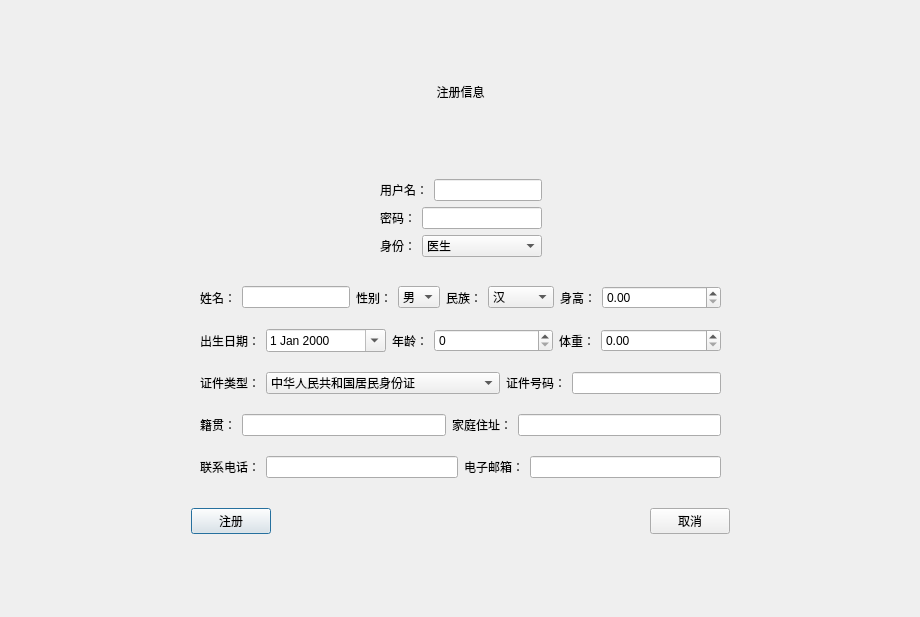
<?xml version="1.0" encoding="UTF-8"?>
<ui version="4.0">
 <class>RegisterView</class>
 <widget class="QDialog" name="RegisterView">
  <property name="geometry">
   <rect>
    <x>0</x>
    <y>0</y>
    <width>920</width>
    <height>617</height>
   </rect>
  </property>
  <property name="windowTitle">
   <string>社区医疗管理系统</string>
  </property>
  <layout class="QGridLayout" name="gridLayout_4">
   <item row="0" column="1">
    <spacer name="verticalSpacer_2">
     <property name="orientation">
      <enum>Qt::Orientation::Vertical</enum>
     </property>
     <property name="sizeHint" stdset="0">
      <size>
       <width>20</width>
       <height>36</height>
      </size>
     </property>
    </spacer>
   </item>
   <item row="1" column="1">
    <widget class="QLabel" name="label_39">
     <property name="text">
      <string>注册信息</string>
     </property>
     <property name="alignment">
      <set>Qt::AlignmentFlag::AlignCenter</set>
     </property>
    </widget>
   </item>
   <item row="2" column="1">
    <spacer name="verticalSpacer">
     <property name="orientation">
      <enum>Qt::Orientation::Vertical</enum>
     </property>
     <property name="sizeHint" stdset="0">
      <size>
       <width>20</width>
       <height>35</height>
      </size>
     </property>
    </spacer>
   </item>
   <item row="3" column="0">
    <spacer name="horizontalSpacer_8">
     <property name="orientation">
      <enum>Qt::Orientation::Horizontal</enum>
     </property>
     <property name="sizeHint" stdset="0">
      <size>
       <width>101</width>
       <height>20</height>
      </size>
     </property>
    </spacer>
   </item>
   <item row="3" column="1">
    <layout class="QGridLayout" name="gridLayout_3">
     <item row="0" column="0">
      <layout class="QHBoxLayout" name="horizontalLayout_13">
       <item>
        <spacer name="horizontalSpacer_2">
         <property name="orientation">
          <enum>Qt::Orientation::Horizontal</enum>
         </property>
         <property name="sizeHint" stdset="0">
          <size>
           <width>40</width>
           <height>20</height>
          </size>
         </property>
        </spacer>
       </item>
       <item>
        <layout class="QVBoxLayout" name="verticalLayout">
         <item>
          <layout class="QHBoxLayout" name="horizontalLayout">
           <item>
            <widget class="QLabel" name="label">
             <property name="sizePolicy">
              <sizepolicy hsizetype="Fixed" vsizetype="Preferred">
               <horstretch>0</horstretch>
               <verstretch>0</verstretch>
              </sizepolicy>
             </property>
             <property name="text">
              <string>用户名：</string>
             </property>
            </widget>
           </item>
           <item>
            <widget class="QLineEdit" name="UserName">
             <property name="sizePolicy">
              <sizepolicy hsizetype="Preferred" vsizetype="Fixed">
               <horstretch>0</horstretch>
               <verstretch>0</verstretch>
              </sizepolicy>
             </property>
            </widget>
           </item>
          </layout>
         </item>
         <item>
          <layout class="QHBoxLayout" name="horizontalLayout_2">
           <item>
            <widget class="QLabel" name="label_2">
             <property name="sizePolicy">
              <sizepolicy hsizetype="Fixed" vsizetype="Preferred">
               <horstretch>0</horstretch>
               <verstretch>0</verstretch>
              </sizepolicy>
             </property>
             <property name="text">
              <string>密码：</string>
             </property>
            </widget>
           </item>
           <item>
            <widget class="QLineEdit" name="Password">
             <property name="sizePolicy">
              <sizepolicy hsizetype="Preferred" vsizetype="Fixed">
               <horstretch>0</horstretch>
               <verstretch>0</verstretch>
              </sizepolicy>
             </property>
            </widget>
           </item>
          </layout>
         </item>
         <item>
          <layout class="QHBoxLayout" name="horizontalLayout_3">
           <item>
            <widget class="QLabel" name="label_3">
             <property name="sizePolicy">
              <sizepolicy hsizetype="Fixed" vsizetype="Preferred">
               <horstretch>0</horstretch>
               <verstretch>0</verstretch>
              </sizepolicy>
             </property>
             <property name="text">
              <string>身份：</string>
             </property>
            </widget>
           </item>
           <item>
            <widget class="QComboBox" name="DoctorOrPatient">
             <item>
              <property name="text">
               <string>医生</string>
              </property>
             </item>
             <item>
              <property name="text">
               <string>患者</string>
              </property>
             </item>
            </widget>
           </item>
          </layout>
         </item>
        </layout>
       </item>
       <item>
        <spacer name="horizontalSpacer_3">
         <property name="orientation">
          <enum>Qt::Orientation::Horizontal</enum>
         </property>
         <property name="sizeHint" stdset="0">
          <size>
           <width>40</width>
           <height>20</height>
          </size>
         </property>
        </spacer>
       </item>
      </layout>
     </item>
     <item row="1" column="0">
      <widget class="QStackedWidget" name="stackedWidget">
       <property name="currentIndex">
        <number>1</number>
       </property>
       <widget class="QWidget" name="DoctorWidget">
        <layout class="QGridLayout" name="gridLayout">
         <item row="6" column="0">
          <layout class="QHBoxLayout" name="horizontalLayout_14">
           <item>
            <widget class="QLabel" name="label_10">
             <property name="text">
              <string>联系电话：</string>
             </property>
            </widget>
           </item>
           <item>
            <widget class="QLineEdit" name="Phone"/>
           </item>
           <item>
            <widget class="QLabel" name="label_16">
             <property name="text">
              <string>电子邮箱：</string>
             </property>
            </widget>
           </item>
           <item>
            <widget class="QLineEdit" name="Email"/>
           </item>
          </layout>
         </item>
         <item row="1" column="0">
          <layout class="QHBoxLayout" name="horizontalLayout_9">
           <item>
            <widget class="QLabel" name="label_6">
             <property name="sizePolicy">
              <sizepolicy hsizetype="Fixed" vsizetype="Preferred">
               <horstretch>0</horstretch>
               <verstretch>0</verstretch>
              </sizepolicy>
             </property>
             <property name="text">
              <string>出生日期：</string>
             </property>
            </widget>
           </item>
           <item>
            <widget class="QDateEdit" name="Born">
             <property name="sizePolicy">
              <sizepolicy hsizetype="Preferred" vsizetype="Fixed">
               <horstretch>0</horstretch>
               <verstretch>0</verstretch>
              </sizepolicy>
             </property>
             <property name="calendarPopup">
              <bool>true</bool>
             </property>
            </widget>
           </item>
           <item>
            <widget class="QLabel" name="label_7">
             <property name="sizePolicy">
              <sizepolicy hsizetype="Fixed" vsizetype="Preferred">
               <horstretch>0</horstretch>
               <verstretch>0</verstretch>
              </sizepolicy>
             </property>
             <property name="text">
              <string>年龄：</string>
             </property>
            </widget>
           </item>
           <item>
            <widget class="QSpinBox" name="Age">
             <property name="sizePolicy">
              <sizepolicy hsizetype="Minimum" vsizetype="Fixed">
               <horstretch>0</horstretch>
               <verstretch>0</verstretch>
              </sizepolicy>
             </property>
            </widget>
           </item>
           <item>
            <widget class="QLabel" name="label_8">
             <property name="sizePolicy">
              <sizepolicy hsizetype="Fixed" vsizetype="Preferred">
               <horstretch>0</horstretch>
               <verstretch>0</verstretch>
              </sizepolicy>
             </property>
             <property name="text">
              <string>身高：</string>
             </property>
            </widget>
           </item>
           <item>
            <widget class="QDoubleSpinBox" name="Height"/>
           </item>
          </layout>
         </item>
         <item row="0" column="0">
          <layout class="QHBoxLayout" name="horizontalLayout_8">
           <item>
            <widget class="QLabel" name="label_4">
             <property name="sizePolicy">
              <sizepolicy hsizetype="Fixed" vsizetype="Preferred">
               <horstretch>0</horstretch>
               <verstretch>0</verstretch>
              </sizepolicy>
             </property>
             <property name="text">
              <string>姓名：</string>
             </property>
            </widget>
           </item>
           <item>
            <widget class="QLineEdit" name="DoctorName">
             <property name="sizePolicy">
              <sizepolicy hsizetype="Fixed" vsizetype="Fixed">
               <horstretch>0</horstretch>
               <verstretch>0</verstretch>
              </sizepolicy>
             </property>
             <property name="maximumSize">
              <size>
               <width>16777215</width>
               <height>16777215</height>
              </size>
             </property>
            </widget>
           </item>
           <item>
            <widget class="QLabel" name="label_5">
             <property name="sizePolicy">
              <sizepolicy hsizetype="Fixed" vsizetype="Preferred">
               <horstretch>0</horstretch>
               <verstretch>0</verstretch>
              </sizepolicy>
             </property>
             <property name="text">
              <string>性别：</string>
             </property>
            </widget>
           </item>
           <item>
            <widget class="QComboBox" name="Sex">
             <property name="sizePolicy">
              <sizepolicy hsizetype="Minimum" vsizetype="Fixed">
               <horstretch>0</horstretch>
               <verstretch>0</verstretch>
              </sizepolicy>
             </property>
             <item>
              <property name="text">
               <string>男</string>
              </property>
             </item>
             <item>
              <property name="text">
               <string>女</string>
              </property>
             </item>
            </widget>
           </item>
           <item>
            <widget class="QLabel" name="label_25">
             <property name="sizePolicy">
              <sizepolicy hsizetype="Fixed" vsizetype="Preferred">
               <horstretch>0</horstretch>
               <verstretch>0</verstretch>
              </sizepolicy>
             </property>
             <property name="text">
              <string>民族：</string>
             </property>
            </widget>
           </item>
           <item>
            <widget class="QComboBox" name="Ration">
             <property name="sizePolicy">
              <sizepolicy hsizetype="Minimum" vsizetype="Fixed">
               <horstretch>0</horstretch>
               <verstretch>0</verstretch>
              </sizepolicy>
             </property>
             <item>
              <property name="text">
               <string>汉</string>
              </property>
             </item>
             <item>
              <property name="text">
               <string>壮</string>
              </property>
             </item>
             <item>
              <property name="text">
               <string>维吾尔</string>
              </property>
             </item>
             <item>
              <property name="text">
               <string>回</string>
              </property>
             </item>
             <item>
              <property name="text">
               <string>苗</string>
              </property>
             </item>
             <item>
              <property name="text">
               <string>满</string>
              </property>
             </item>
             <item>
              <property name="text">
               <string>彝</string>
              </property>
             </item>
             <item>
              <property name="text">
               <string>土家族</string>
              </property>
             </item>
             <item>
              <property name="text">
               <string>藏族</string>
              </property>
             </item>
             <item>
              <property name="text">
               <string>蒙古族</string>
              </property>
             </item>
            </widget>
           </item>
           <item>
            <widget class="QLabel" name="label_17">
             <property name="sizePolicy">
              <sizepolicy hsizetype="Fixed" vsizetype="Preferred">
               <horstretch>0</horstretch>
               <verstretch>0</verstretch>
              </sizepolicy>
             </property>
             <property name="text">
              <string>入职时间：</string>
             </property>
            </widget>
           </item>
           <item>
            <widget class="QDateEdit" name="EntryTime">
             <property name="sizePolicy">
              <sizepolicy hsizetype="Expanding" vsizetype="Fixed">
               <horstretch>0</horstretch>
               <verstretch>0</verstretch>
              </sizepolicy>
             </property>
             <property name="maximumSize">
              <size>
               <width>16777215</width>
               <height>16777215</height>
              </size>
             </property>
             <property name="calendarPopup">
              <bool>true</bool>
             </property>
            </widget>
           </item>
          </layout>
         </item>
         <item row="4" column="0">
          <layout class="QHBoxLayout" name="horizontalLayout_6">
           <item>
            <widget class="QLabel" name="label_14">
             <property name="text">
              <string>证件类型：</string>
             </property>
            </widget>
           </item>
           <item>
            <widget class="QComboBox" name="CertificateType">
             <item>
              <property name="text">
               <string>中华人民共和国居民身份证</string>
              </property>
             </item>
             <item>
              <property name="text">
               <string>台湾居民来往大陆通行证</string>
              </property>
             </item>
             <item>
              <property name="text">
               <string>港澳居民来往内地通行证</string>
              </property>
             </item>
             <item>
              <property name="text">
               <string>护照</string>
              </property>
             </item>
             <item>
              <property name="text">
               <string>香港身份证</string>
              </property>
             </item>
             <item>
              <property name="text">
               <string>澳门身份证</string>
              </property>
             </item>
             <item>
              <property name="text">
               <string>中华人民共和国外国人永久居留身份证</string>
              </property>
             </item>
             <item>
              <property name="text">
               <string>港澳居民居住证</string>
              </property>
             </item>
             <item>
              <property name="text">
               <string>台湾居民居住证</string>
              </property>
             </item>
            </widget>
           </item>
           <item>
            <widget class="QLabel" name="label_15">
             <property name="text">
              <string>证件号码：</string>
             </property>
            </widget>
           </item>
           <item>
            <widget class="QLineEdit" name="CertificateNumber"/>
           </item>
          </layout>
         </item>
         <item row="7" column="0">
          <layout class="QHBoxLayout" name="horizontalLayout_15">
           <item>
            <widget class="QLabel" name="label_12">
             <property name="text">
              <string>执业证书号：</string>
             </property>
            </widget>
           </item>
           <item>
            <widget class="QLineEdit" name="PractiseCertificate"/>
           </item>
          </layout>
         </item>
         <item row="2" column="0">
          <layout class="QHBoxLayout" name="horizontalLayout_7">
           <item>
            <widget class="QLabel" name="label_22">
             <property name="sizePolicy">
              <sizepolicy hsizetype="Fixed" vsizetype="Preferred">
               <horstretch>0</horstretch>
               <verstretch>0</verstretch>
              </sizepolicy>
             </property>
             <property name="text">
              <string>学历：</string>
             </property>
            </widget>
           </item>
           <item>
            <widget class="QComboBox" name="EducationBackground">
             <item>
              <property name="text">
               <string>本科</string>
              </property>
             </item>
             <item>
              <property name="text">
               <string>硕士</string>
              </property>
             </item>
             <item>
              <property name="text">
               <string>博士</string>
              </property>
             </item>
            </widget>
           </item>
           <item>
            <widget class="QLabel" name="label_23">
             <property name="sizePolicy">
              <sizepolicy hsizetype="Fixed" vsizetype="Preferred">
               <horstretch>0</horstretch>
               <verstretch>0</verstretch>
              </sizepolicy>
             </property>
             <property name="text">
              <string>婚姻状况：</string>
             </property>
            </widget>
           </item>
           <item>
            <widget class="QComboBox" name="MaritalStatus">
             <item>
              <property name="text">
               <string>未婚</string>
              </property>
             </item>
             <item>
              <property name="text">
               <string>已婚</string>
              </property>
             </item>
             <item>
              <property name="text">
               <string>离婚</string>
              </property>
             </item>
             <item>
              <property name="text">
               <string>丧偶</string>
              </property>
             </item>
            </widget>
           </item>
           <item>
            <widget class="QLabel" name="label_9">
             <property name="sizePolicy">
              <sizepolicy hsizetype="Fixed" vsizetype="Preferred">
               <horstretch>0</horstretch>
               <verstretch>0</verstretch>
              </sizepolicy>
             </property>
             <property name="text">
              <string>体重：</string>
             </property>
            </widget>
           </item>
           <item>
            <widget class="QDoubleSpinBox" name="Weight"/>
           </item>
          </layout>
         </item>
         <item row="5" column="0">
          <layout class="QHBoxLayout" name="horizontalLayout_12">
           <item>
            <widget class="QLabel" name="label_20">
             <property name="text">
              <string>籍贯：</string>
             </property>
            </widget>
           </item>
           <item>
            <widget class="QLineEdit" name="NativePlace"/>
           </item>
           <item>
            <widget class="QLabel" name="label_11">
             <property name="text">
              <string>家庭住址：</string>
             </property>
            </widget>
           </item>
           <item>
            <widget class="QLineEdit" name="Place"/>
           </item>
          </layout>
         </item>
         <item row="3" column="0">
          <layout class="QHBoxLayout" name="horizontalLayout_5">
           <item>
            <widget class="QLabel" name="label_13">
             <property name="sizePolicy">
              <sizepolicy hsizetype="Fixed" vsizetype="Preferred">
               <horstretch>0</horstretch>
               <verstretch>0</verstretch>
              </sizepolicy>
             </property>
             <property name="text">
              <string>工号：</string>
             </property>
            </widget>
           </item>
           <item>
            <widget class="QLineEdit" name="JobId">
             <property name="sizePolicy">
              <sizepolicy hsizetype="Fixed" vsizetype="Fixed">
               <horstretch>0</horstretch>
               <verstretch>0</verstretch>
              </sizepolicy>
             </property>
            </widget>
           </item>
           <item>
            <widget class="QLabel" name="label_24">
             <property name="sizePolicy">
              <sizepolicy hsizetype="Fixed" vsizetype="Preferred">
               <horstretch>0</horstretch>
               <verstretch>0</verstretch>
              </sizepolicy>
             </property>
             <property name="text">
              <string>所在部门：</string>
             </property>
            </widget>
           </item>
           <item>
            <widget class="QComboBox" name="Department">
             <item>
              <property name="text">
               <string>全科诊室</string>
              </property>
             </item>
             <item>
              <property name="text">
               <string>治疗室</string>
              </property>
             </item>
             <item>
              <property name="text">
               <string>处置室</string>
              </property>
             </item>
             <item>
              <property name="text">
               <string>预防保健室</string>
              </property>
             </item>
             <item>
              <property name="text">
               <string>健康信息管理室</string>
              </property>
             </item>
            </widget>
           </item>
           <item>
            <widget class="QLabel" name="label_21">
             <property name="sizePolicy">
              <sizepolicy hsizetype="Fixed" vsizetype="Preferred">
               <horstretch>0</horstretch>
               <verstretch>0</verstretch>
              </sizepolicy>
             </property>
             <property name="text">
              <string>职务：</string>
             </property>
            </widget>
           </item>
           <item>
            <widget class="QComboBox" name="JobIdentity">
             <item>
              <property name="text">
               <string>医士</string>
              </property>
             </item>
             <item>
              <property name="text">
               <string>住院医师</string>
              </property>
             </item>
             <item>
              <property name="text">
               <string>主治医师</string>
              </property>
             </item>
             <item>
              <property name="text">
               <string>副主任医师</string>
              </property>
             </item>
             <item>
              <property name="text">
               <string>主任医师</string>
              </property>
             </item>
            </widget>
           </item>
          </layout>
         </item>
        </layout>
       </widget>
       <widget class="QWidget" name="PatientWidget">
        <layout class="QGridLayout" name="gridLayout_2">
         <item row="0" column="0">
          <layout class="QHBoxLayout" name="horizontalLayout_10">
           <item>
            <widget class="QLabel" name="label_18">
             <property name="sizePolicy">
              <sizepolicy hsizetype="Fixed" vsizetype="Preferred">
               <horstretch>0</horstretch>
               <verstretch>0</verstretch>
              </sizepolicy>
             </property>
             <property name="text">
              <string>姓名：</string>
             </property>
            </widget>
           </item>
           <item>
            <widget class="QLineEdit" name="PatientName">
             <property name="sizePolicy">
              <sizepolicy hsizetype="Minimum" vsizetype="Fixed">
               <horstretch>0</horstretch>
               <verstretch>0</verstretch>
              </sizepolicy>
             </property>
            </widget>
           </item>
           <item>
            <widget class="QLabel" name="label_19">
             <property name="sizePolicy">
              <sizepolicy hsizetype="Fixed" vsizetype="Preferred">
               <horstretch>0</horstretch>
               <verstretch>0</verstretch>
              </sizepolicy>
             </property>
             <property name="text">
              <string>性别：</string>
             </property>
            </widget>
           </item>
           <item>
            <widget class="QComboBox" name="Sex_2">
             <item>
              <property name="text">
               <string>男</string>
              </property>
             </item>
             <item>
              <property name="text">
               <string>女</string>
              </property>
             </item>
            </widget>
           </item>
           <item>
            <widget class="QLabel" name="label_26">
             <property name="sizePolicy">
              <sizepolicy hsizetype="Fixed" vsizetype="Preferred">
               <horstretch>0</horstretch>
               <verstretch>0</verstretch>
              </sizepolicy>
             </property>
             <property name="text">
              <string>民族：</string>
             </property>
            </widget>
           </item>
           <item>
            <widget class="QComboBox" name="Ration_2">
             <property name="sizePolicy">
              <sizepolicy hsizetype="Minimum" vsizetype="Fixed">
               <horstretch>0</horstretch>
               <verstretch>0</verstretch>
              </sizepolicy>
             </property>
             <item>
              <property name="text">
               <string>汉</string>
              </property>
             </item>
             <item>
              <property name="text">
               <string>壮</string>
              </property>
             </item>
             <item>
              <property name="text">
               <string>维吾尔</string>
              </property>
             </item>
             <item>
              <property name="text">
               <string>回</string>
              </property>
             </item>
             <item>
              <property name="text">
               <string>苗</string>
              </property>
             </item>
             <item>
              <property name="text">
               <string>满</string>
              </property>
             </item>
             <item>
              <property name="text">
               <string>彝</string>
              </property>
             </item>
             <item>
              <property name="text">
               <string>土家</string>
              </property>
             </item>
             <item>
              <property name="text">
               <string>藏</string>
              </property>
             </item>
             <item>
              <property name="text">
               <string>蒙古</string>
              </property>
             </item>
            </widget>
           </item>
           <item>
            <widget class="QLabel" name="label_27">
             <property name="sizePolicy">
              <sizepolicy hsizetype="Fixed" vsizetype="Preferred">
               <horstretch>0</horstretch>
               <verstretch>0</verstretch>
              </sizepolicy>
             </property>
             <property name="text">
              <string>身高：</string>
             </property>
            </widget>
           </item>
           <item>
            <widget class="QDoubleSpinBox" name="Height_2">
             <property name="sizePolicy">
              <sizepolicy hsizetype="Expanding" vsizetype="Fixed">
               <horstretch>0</horstretch>
               <verstretch>0</verstretch>
              </sizepolicy>
             </property>
            </widget>
           </item>
          </layout>
         </item>
         <item row="2" column="0">
          <layout class="QHBoxLayout" name="horizontalLayout_16">
           <item>
            <widget class="QLabel" name="label_31">
             <property name="sizePolicy">
              <sizepolicy hsizetype="Fixed" vsizetype="Preferred">
               <horstretch>0</horstretch>
               <verstretch>0</verstretch>
              </sizepolicy>
             </property>
             <property name="text">
              <string>证件类型：</string>
             </property>
            </widget>
           </item>
           <item>
            <widget class="QComboBox" name="CertificateType_2">
             <property name="sizePolicy">
              <sizepolicy hsizetype="Fixed" vsizetype="Fixed">
               <horstretch>0</horstretch>
               <verstretch>0</verstretch>
              </sizepolicy>
             </property>
             <item>
              <property name="text">
               <string>中华人民共和国居民身份证</string>
              </property>
             </item>
             <item>
              <property name="text">
               <string>台湾居民来往大陆通行证</string>
              </property>
             </item>
             <item>
              <property name="text">
               <string>港澳居民来往内地通行证</string>
              </property>
             </item>
             <item>
              <property name="text">
               <string>护照</string>
              </property>
             </item>
             <item>
              <property name="text">
               <string>香港身份证</string>
              </property>
             </item>
             <item>
              <property name="text">
               <string>澳门身份证</string>
              </property>
             </item>
             <item>
              <property name="text">
               <string>中华人民共和国外国人永久居留身份证</string>
              </property>
             </item>
             <item>
              <property name="text">
               <string>港澳居民居住证</string>
              </property>
             </item>
             <item>
              <property name="text">
               <string>台湾居民居住证</string>
              </property>
             </item>
            </widget>
           </item>
           <item>
            <widget class="QLabel" name="label_32">
             <property name="sizePolicy">
              <sizepolicy hsizetype="Fixed" vsizetype="Preferred">
               <horstretch>0</horstretch>
               <verstretch>0</verstretch>
              </sizepolicy>
             </property>
             <property name="text">
              <string>证件号码：</string>
             </property>
            </widget>
           </item>
           <item>
            <widget class="QLineEdit" name="CertificateNumber_2"/>
           </item>
          </layout>
         </item>
         <item row="4" column="0">
          <layout class="QHBoxLayout" name="horizontalLayout_18">
           <item>
            <widget class="QLabel" name="label_35">
             <property name="text">
              <string>联系电话：</string>
             </property>
            </widget>
           </item>
           <item>
            <widget class="QLineEdit" name="Phone_2"/>
           </item>
           <item>
            <widget class="QLabel" name="label_36">
             <property name="text">
              <string>电子邮箱：</string>
             </property>
            </widget>
           </item>
           <item>
            <widget class="QLineEdit" name="Email_2"/>
           </item>
          </layout>
         </item>
         <item row="1" column="0">
          <layout class="QHBoxLayout" name="horizontalLayout_11">
           <item>
            <widget class="QLabel" name="label_28">
             <property name="sizePolicy">
              <sizepolicy hsizetype="Fixed" vsizetype="Preferred">
               <horstretch>0</horstretch>
               <verstretch>0</verstretch>
              </sizepolicy>
             </property>
             <property name="text">
              <string>出生日期：</string>
             </property>
            </widget>
           </item>
           <item>
            <widget class="QDateEdit" name="Born_2">
             <property name="sizePolicy">
              <sizepolicy hsizetype="Preferred" vsizetype="Fixed">
               <horstretch>0</horstretch>
               <verstretch>0</verstretch>
              </sizepolicy>
             </property>
             <property name="calendarPopup">
              <bool>true</bool>
             </property>
            </widget>
           </item>
           <item>
            <widget class="QLabel" name="label_29">
             <property name="sizePolicy">
              <sizepolicy hsizetype="Fixed" vsizetype="Preferred">
               <horstretch>0</horstretch>
               <verstretch>0</verstretch>
              </sizepolicy>
             </property>
             <property name="text">
              <string>年龄：</string>
             </property>
            </widget>
           </item>
           <item>
            <widget class="QSpinBox" name="Age_2">
             <property name="sizePolicy">
              <sizepolicy hsizetype="Preferred" vsizetype="Fixed">
               <horstretch>0</horstretch>
               <verstretch>0</verstretch>
              </sizepolicy>
             </property>
            </widget>
           </item>
           <item>
            <widget class="QLabel" name="label_30">
             <property name="sizePolicy">
              <sizepolicy hsizetype="Fixed" vsizetype="Preferred">
               <horstretch>0</horstretch>
               <verstretch>0</verstretch>
              </sizepolicy>
             </property>
             <property name="text">
              <string>体重：</string>
             </property>
            </widget>
           </item>
           <item>
            <widget class="QDoubleSpinBox" name="Weight_2"/>
           </item>
          </layout>
         </item>
         <item row="3" column="0">
          <layout class="QHBoxLayout" name="horizontalLayout_17">
           <item>
            <widget class="QLabel" name="label_33">
             <property name="text">
              <string>籍贯：</string>
             </property>
            </widget>
           </item>
           <item>
            <widget class="QLineEdit" name="NativePlace_2"/>
           </item>
           <item>
            <widget class="QLabel" name="label_34">
             <property name="text">
              <string>家庭住址：</string>
             </property>
            </widget>
           </item>
           <item>
            <widget class="QLineEdit" name="Place_2"/>
           </item>
          </layout>
         </item>
        </layout>
       </widget>
      </widget>
     </item>
     <item row="2" column="0">
      <layout class="QHBoxLayout" name="horizontalLayout_4">
       <item>
        <widget class="QPushButton" name="btRegister">
         <property name="text">
          <string>注册</string>
         </property>
        </widget>
       </item>
       <item>
        <spacer name="horizontalSpacer">
         <property name="orientation">
          <enum>Qt::Orientation::Horizontal</enum>
         </property>
         <property name="sizeHint" stdset="0">
          <size>
           <width>40</width>
           <height>20</height>
          </size>
         </property>
        </spacer>
       </item>
       <item>
        <widget class="QPushButton" name="btCancel">
         <property name="text">
          <string>取消</string>
         </property>
        </widget>
       </item>
      </layout>
     </item>
    </layout>
   </item>
   <item row="3" column="2">
    <spacer name="horizontalSpacer_9">
     <property name="orientation">
      <enum>Qt::Orientation::Horizontal</enum>
     </property>
     <property name="sizeHint" stdset="0">
      <size>
       <width>100</width>
       <height>20</height>
      </size>
     </property>
    </spacer>
   </item>
   <item row="4" column="1">
    <spacer name="verticalSpacer_3">
     <property name="orientation">
      <enum>Qt::Orientation::Vertical</enum>
     </property>
     <property name="sizeHint" stdset="0">
      <size>
       <width>20</width>
       <height>36</height>
      </size>
     </property>
    </spacer>
   </item>
  </layout>
 </widget>
 <resources/>
 <connections/>
</ui>
